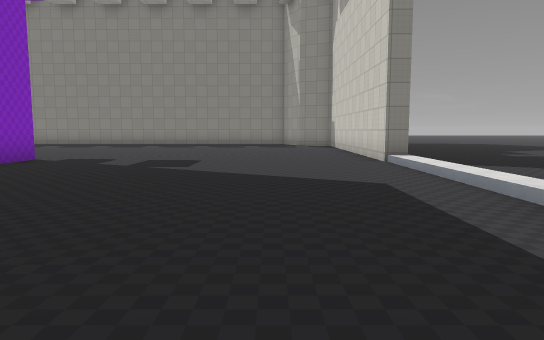
[1] (above)

18 first-person views from a walk through a Godot game level. The camera is 1.4 m above the floor, tilts 6° down and sees 70° across. The floor is counted in squares, 2 m on a side. Each view is taken from the middle of a square. On the plan, view 1 faces up. The plan holds only what a view shows up to about 11 squares ahead; the rest is blank. The place goes on beyond the plan. Characters and animated objects are left out. Some surface patterns are stand-ins.

[2]
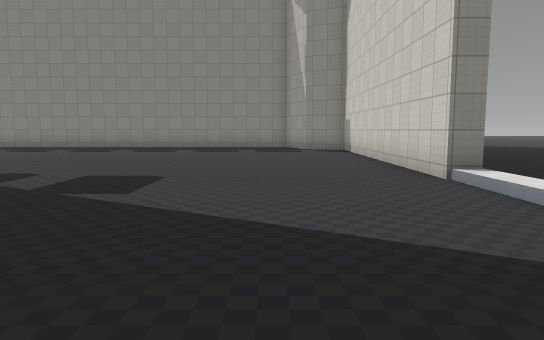

[3]
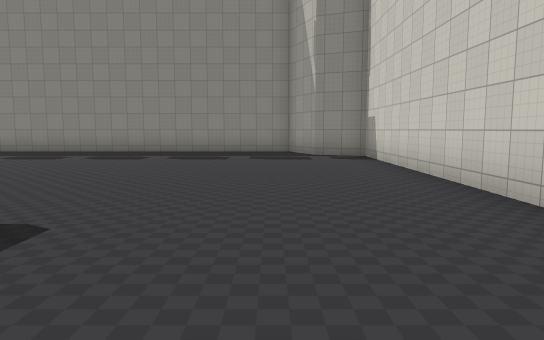

[4]
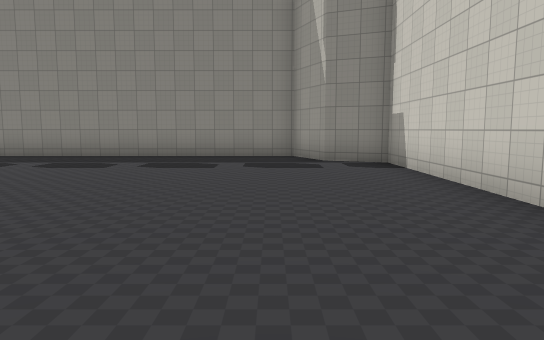

[5]
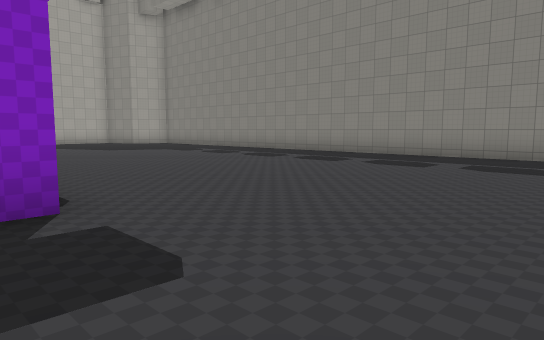

[6]
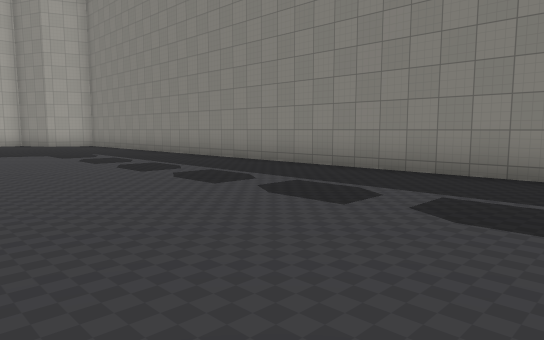

[7]
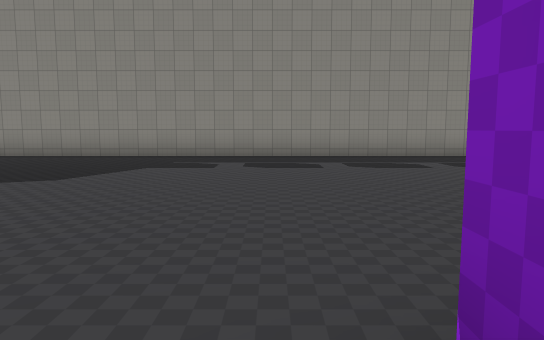

[8]
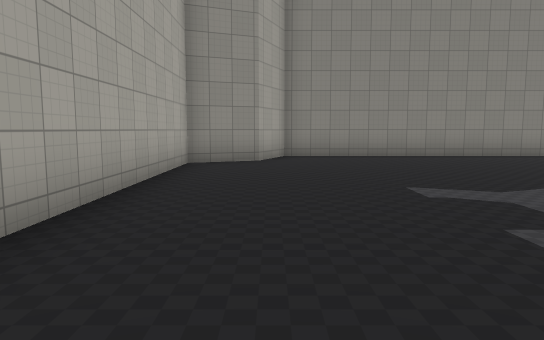

[9]
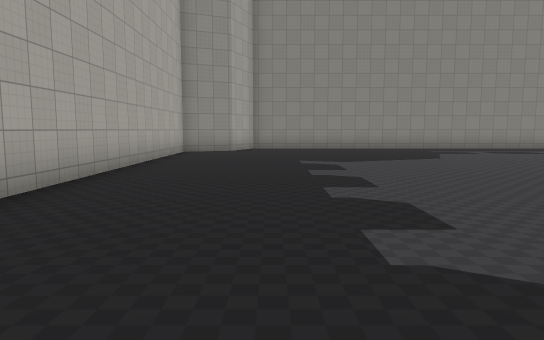

[10]
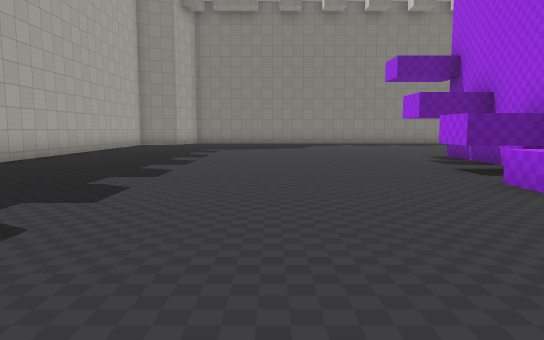

[11]
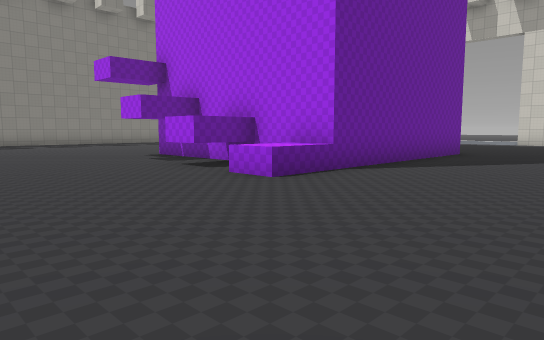

[12]
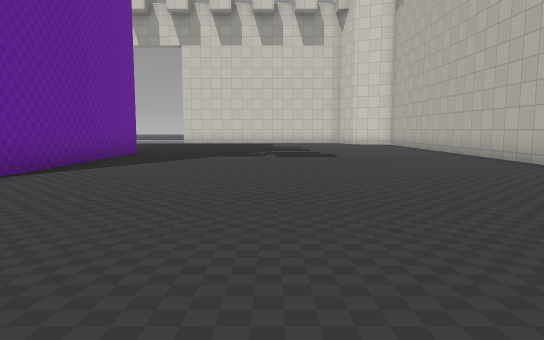

[13]
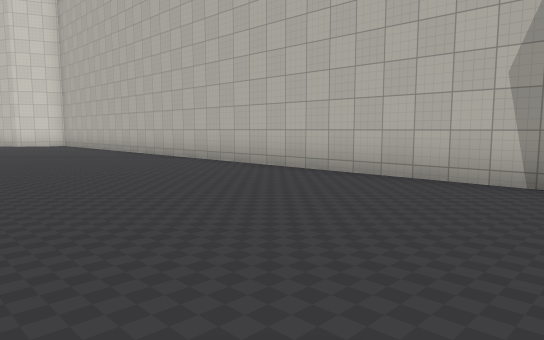

[14]
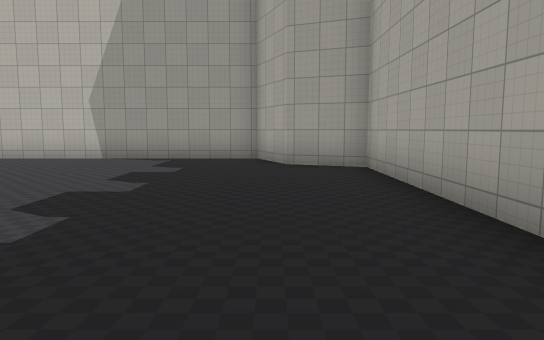

[15]
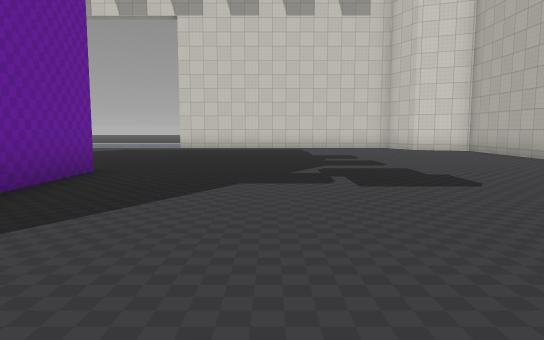

[16]
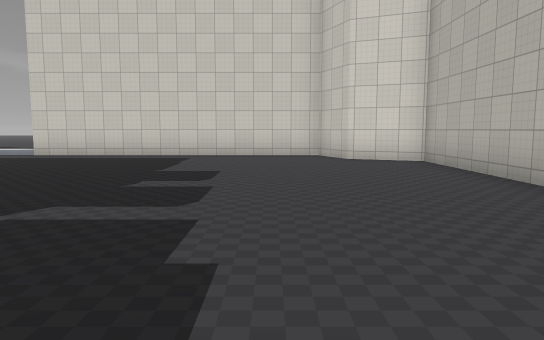

[17]
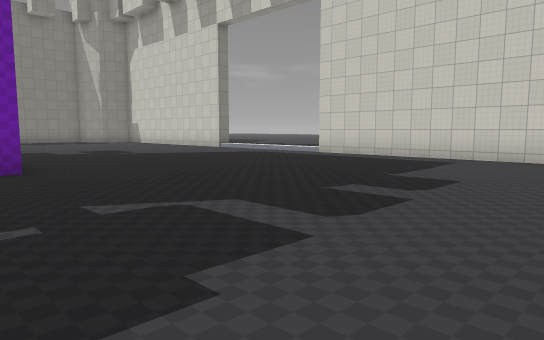

[18]
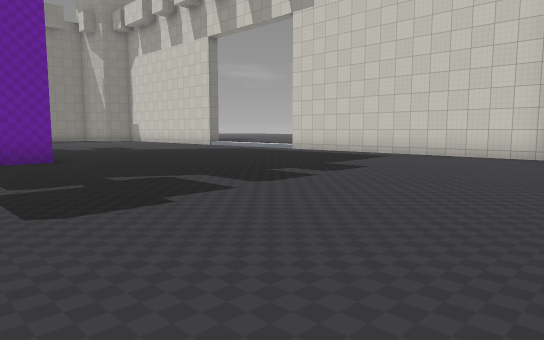

### Floor plan
Points are (right, up) in squares from view 1. A wall is a line through its corners. A room is listed if a view was taken in it or the views show most of it. See-through windows are left out.
Room 1 (views 1, 2, 3, 4, 5, 6, 7, 8, 9, 10, 11, 12, 13, 14, 15, 16, 17, 18)
walls: (-5.4, 3) (-13, 3); (-5.5, 9.1) (-5.5, 7.8); (-11.5, 5) (-13, 5) (-13, 6); (-11.5, 3) (-11.5, 9); (3, 8.4) (2.4, 8.4) (2.4, 16.2) (1.2, 16.7) (0.6, 18.2) (-19.7, 18.2) (-20.3, 16.7) (-21.8, 16.1) (-21.8, 7.1); (-3.2, -6.4) (0.5, -6.4) (1.2, -4.8) (2.4, -4.3) (2.4, 3.5); (-21.8, 0.6) (-21.8, -4.2) (-20.3, -4.8) (-19.6, -6.4) (-5.9, -6.4)
low walls: (-13, 3) (-13, 4)

Positions as (right, up) in squares from view 1, and headings:
1: (0, 0), facing up
2: (0, 3), facing up
3: (0, 6), facing up
4: (0, 8), facing up
5: (-2, 8), facing up-left
6: (-3, 12), facing up-left
7: (-12, 8), facing up
8: (-20, 8), facing up
9: (-19, 4), facing up
10: (-16, -1), facing up
11: (-17, -1), facing up-right
12: (-17, -1), facing right
13: (-17, -1), facing down-right
14: (-20, 3), facing down
15: (-12, 0), facing right
16: (-8, -3), facing right
17: (-7, -4), facing up-right
18: (-8, -6), facing up-right
